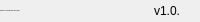
              <widget class="QFrame" name="bottomBar">
               <property name="minimumSize">
                <size>
                 <width>0</width>
                 <height>22</height>
                </size>
               </property>
               <property name="maximumSize">
                <size>
                 <width>16777215</width>
                 <height>22</height>
                </size>
               </property>
               <property name="styleSheet">
                <string notr="true"/>
               </property>
               <property name="frameShape">
                <enum>QFrame::NoFrame</enum>
               </property>
               <property name="frameShadow">
                <enum>QFrame::Raised</enum>
               </property>
               <layout class="QHBoxLayout" name="horizontalLayout_5">
                <property name="spacing">
                 <number>0</number>
                </property>
                <property name="leftMargin">
                 <number>0</number>
                </property>
                <property name="topMargin">
                 <number>0</number>
                </property>
                <property name="rightMargin">
                 <number>0</number>
                </property>
                <property name="bottomMargin">
                 <number>0</number>
                </property>
                <item>
                 <widget class="QLabel" name="creditsLabel">
                  <property name="maximumSize">
                   <size>
                    <width>16777215</width>
                    <height>16</height>
                   </size>
                  </property>
                  <property name="font">
                   <font>
                    <family>Segoe UI</family>
                    <pointsize>-1</pointsize>
                    <italic>false</italic>
                    <bold>false</bold>
                   </font>
                  </property>
                  <property name="text">
                   <string>Modified By: Ronald Borja and Kaleth Padilla</string>
                  </property>
                  <property name="alignment">
                   <set>Qt::AlignLeading|Qt::AlignLeft|Qt::AlignVCenter</set>
                  </property>
                 </widget>
                </item>
                <item>
                 <widget class="QLabel" name="version">
                  <property name="text">
                   <string>v1.0.</string>
                  </property>
                  <property name="alignment">
                   <set>Qt::AlignRight|Qt::AlignTrailing|Qt::AlignVCenter</set>
                  </property>
                 </widget>
                </item>
                <item>
                 <widget class="QFrame" name="frame_size_grip">
                  <property name="minimumSize">
                   <size>
                    <width>20</width>
                    <height>0</height>
                   </size>
                  </property>
                  <property name="maximumSize">
                   <size>
                    <width>20</width>
                    <height>16777215</height>
                   </size>
                  </property>
                  <property name="frameShape">
                   <enum>QFrame::NoFrame</enum>
                  </property>
                  <property name="frameShadow">
                   <enum>QFrame::Raised</enum>
                  </property>
                 </widget>
                </item>
               </layout>
              </widget>
